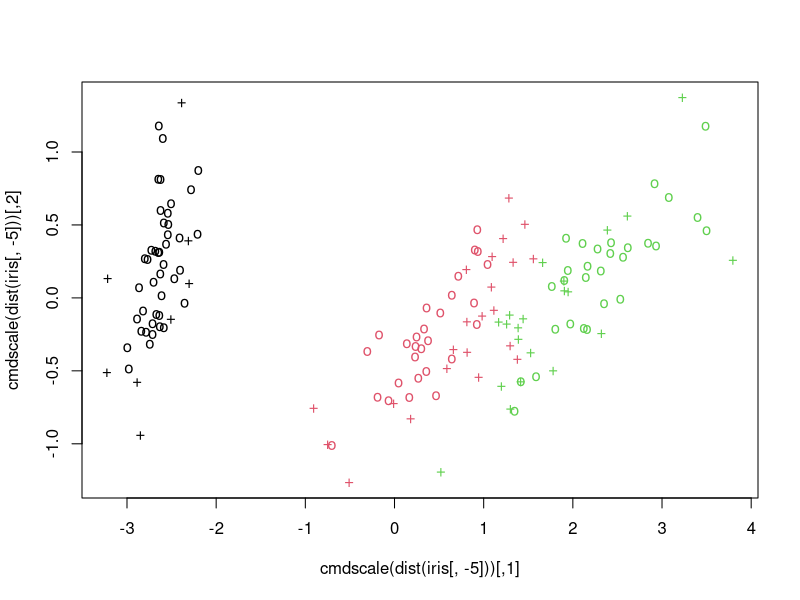
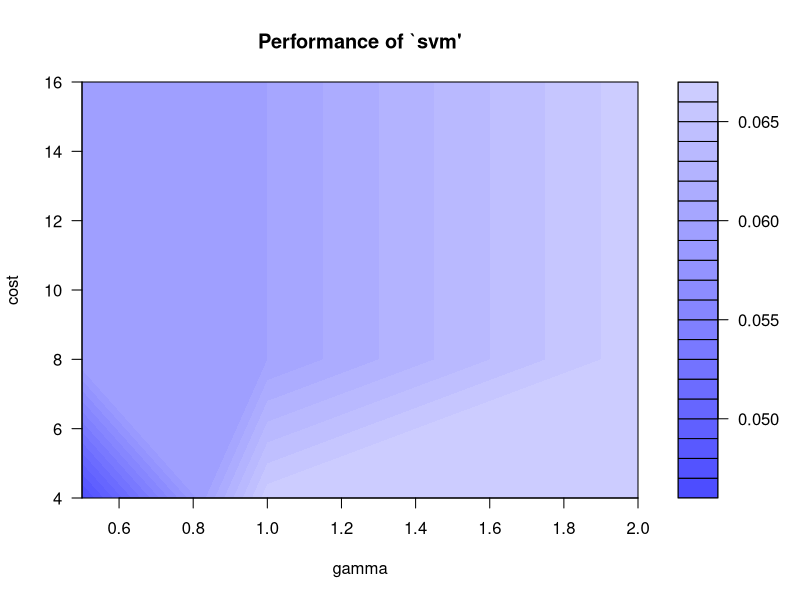

R code for these plots, in order: (Note: this script raises an error after producing the figures.)
library(e1071)
data(iris)
attach(iris)

#### classification mode ####
# default with factor response:
model = svm(Species ~ ., data = iris)  # svm automatically do classification if ur response variable is cat.
                                       # or do regression if ur resposne variable is numerical.
                                       # if want to do classification when response = numeric, then transform it into a factor first

# alternatively the traditional interface:
model = svm(iris[,-5], iris[,5])

print(model)  # by default, the parameter C is set to cost = 1

summary(model)  # (8 22 21) -> num of support vector from class 1 to 3

# test with train data
pred = predict(model, iris[,-5])  # just example, hasn't split test and train data set
# (same as:)
pred = fitted(model)

# Check accuracy:
table(pred, iris[,5])  # confusion matrix of our prediction
                       # only have 2 + 2 = 4 misclassification

# compute decision values and probabilities:
pred = predict(model, iris[,-5], decision.values = TRUE)

attr(pred, "decision.values")[1:4,]  # for col 1 = set/vers if value of instance = pos we classify as set, if value = neg we classify as vers
                                     # for row 1, vote = set, set, vers
                                     # instance 1 = classify as set cuz majority vote = set

pred[1:4]  # shows us the prediction of the first 4 instances

# visualize (classes by color, SV by crosses):
plot(cmdscale(dist(iris[,-5])),
     col = as.integer(iris[,5]),
     pch = c("o","+")[1:150 %in% model$index + 1])
     # we have 3 classes here
     # "+" = data points that are support vectors
     # "o" = all other instances
     # the "+" form a circle around each class -> so this tells us we are using a non-linear kernel

# get probabilities
model = svm(iris[,-5], iris[,5], probability = TRUE)
pred = predict(model, iris[,-5], decision.values = TRUE, probability = TRUE)

attr(pred, "decision.values")[1:4,]  # pred based on dec values or % will achieve the same result

attr(pred, "probabilities")[1:4,]  # shows the pred % of each class for each instance
                                   # setosa class has highest % for the 1st instance      

#### tune parameters for radial kernel using CV ####
set.seed(392)
tune.out= tune(svm, iris[,-5], iris[,5],
               ranges = list(gamma = 2^(-1:1), cost = 2^(2:4)),  # we can tune gamma and cost to whatever values we want
               tunecontrol = tune.control(sampling = "cross"),cross=10)  # tune by CV, 10-fold

summary(tune.out)  # choose the pair of gamma & cost with the smallest error rate
                   # cost starts from 4 cuz we specified it earlier "cost = 2^(2:4)"

plot(tune.out)  # dark color = low error rate
                # when gamma & cost = very small, we have the lowest error rate

# use the best model to predict the training instances
tune.out$best.model  # this allow us to extract the best model

pred=predict(tune.out$best.model,iris[,-5])

table(pred, iris[,5])  # improved from previous confusion matrix
                       # now only has 1 + 2 = 3 misclassfication, instead of 4

#### se svm in caret ####
library(caret)

#load german credit data from caret package
data(GermanCredit)
# classify two status: good or bad

## Show the first 10 columns
str(GermanCredit[, 1:10])

## Delete two variables where all values are the same for both classes
GermanCredit[,c("Purpose.Vacation","Personal.Female.Single")] <- list(NULL)

#Get training and test sets
set.seed(12)
trainIndex = createDataPartition(GermanCredit$Class, p = 0.7, list = FALSE, times = 1)
train=GermanCredit[trainIndex,] # training set
test=GermanCredit[-trainIndex,-10] # test set

#train the model
fitControl=trainControl(
  method = "repeatedcv",
  number = 5,
  repeats = 3)

set.seed(2333)
svm.Radial=train(Class ~., data = train, method = "svmRadial",  # svm with radial kernel
                 trControl=fitControl,
                 preProcess = c("center", "scale"),
                 tuneLength = 5)

svm.Radial  # choose the C with the highest accuracy, C = 4

plot(svm.Radial)

# tune both parameters (C and gamma)
grid_radial=expand.grid(sigma = c(0.01, 0.1, 1,10),
                        C = c(0.01, 0.1, 1, 10))

fitControl=trainControl(
  method = "repeatedcv",
  number = 5,
  repeats = 3)

set.seed(2333)
svm.Radialg=train(Class ~., data = train, method = "svmRadial",
                  trControl=fitControl,
                  preProcess = c("center", "scale"),
                  tuneGrid = grid_radial)

svm.Radialg  # the very bottom shows the model with the optimized parameters

plot(svm.Radialg)

